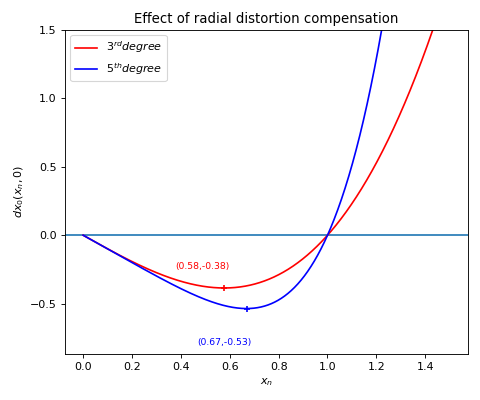

Source code (Python):
# -*- coding: cp1252 -*-

import numpy as np
from matplotlib import pyplot as plt

plt.figure(1, figsize=(6,5), dpi=150., tight_layout=True); plt.clf()
plt.axhline( y=0. )

size='small'
xShift = -.2

xn = np.linspace(0.,3./2.,1000)
plt.plot( xn, xn*(xn**2-1.), '-r', label='$3^{rd} degree$' )
x = 1./3**.5
y = x**3 - x
plt.scatter( x=[ x ], y=[ y ], c='r', marker='+' )
plt.annotate( xy=(x,y), xytext=(x+xShift,-.25), s='({:.2f},{:.2f})'.format(x,y), color='r', size=size )

plt.plot( xn, xn*(xn**4-1.), '-b', label='$5^{th} degree$' )
x = 1./5**.25
y = x**5 - x
plt.scatter( x=[ x ], y=[ y ], c='b', marker='+' )
plt.annotate( xy=(x,y), xytext=(x+xShift,-.8), s='({:.2f},{:.2f})'.format(x,y), color='b', size=size )


#plt.axvline( x=1.5, color='g' )
plt.ylim(top=1.5)

plt.legend(loc='best')
plt.title('Effect of radial distortion compensation')
plt.xlabel('$x_n$')
plt.ylabel('$dx_0(x_n,0)$')
plt.tight_layout()
